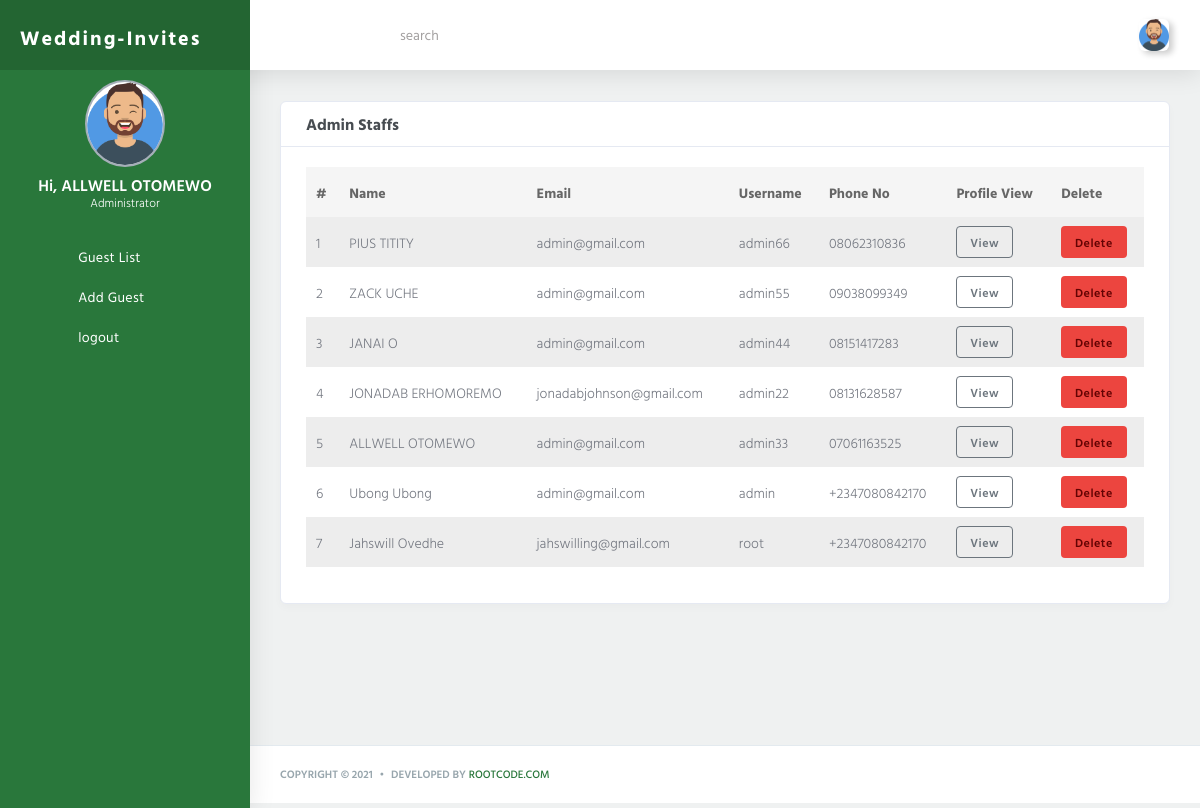
/admin_list/ (signed in), run on the app's committed database.
### accounts/models.py (models this page shows)
class CustomUser(AbstractUser):
    unique_code = models.CharField(max_length=200,)
    account_no = models.CharField(max_length=200,)
    bank = models.CharField(max_length=200,)
    phone_no   = models.CharField(max_length=200,)
    signature = models.FileField(
        upload_to=image_file_path, default='', blank=True, null=True)
    referred_by   = models.CharField(max_length=200,blank=True, null=True)
    referrals   = models.TextField(blank=True, null=True)
    plan1   = models.CharField(max_length=20000,blank=True, null=True)
    plan2   = models.CharField(max_length=20000,blank=True, null=True)
    plan3   = models.CharField(max_length=20000,blank=True, null=True)
    plan4   = models.CharField(max_length=20000,blank=True, null=True)
    plan5   = models.CharField(max_length=20000,blank=True, null=True)
    pay_date   = models.CharField(max_length=20000,blank=True, null=True)
    is_deleted = models.BooleanField(default=False)

### core/views.py (the view)
# urls.py: path('admin_list/',views.admin_list, name='admin_list'),
@login_required(login_url='accounts:login')
@user_passes_test(lambda user: user.is_staff)
def admin_list(request):
    users = User.objects.filter(is_staff=True,is_active=True).order_by("-id")
    context = {'users':users}
    return render(request, "admin_list.html",context)

### template/admin_list.html
{% extends "index.html" %}
{%load static%}
{% block content %}
<section class="section">
  <br>
  <div class="row">
    <div class="col-lg-12 col-md-12 col-12 col-sm-12 m-auto">
      <div class="row">
        <div class="col-12">
          <div class="card">
            <div class="card-header">
              <h4>Admin Staffs</h4>
            </div>
            <div class="card-body">
              <div class="table-responsive">
                <table class="table table-striped table-hover" id="save-stage" style="width:100%;">
                  <thead>
                    <tr>
                      <th scope="col">#</th>
                      <th scope="col">Name</th>
                      <th scope="col">Email</th>
                      <th scope="col">Username</th>
                      <th scope="col">Phone No</th>
                      <th scope="col">Profile View</th>
                      <th scope="col">Delete</th>
                    </tr>
                  </thead>
                  <tbody>
                    {% for u in users %}
                    <tr>
                      <td>{{forloop.counter}}</td>
                      <td>{{u.first_name}} {{u.last_name}}</td>
                      <td>{{u.email}}</td>
                      <td>{{u.username}}</td>
                      <td>{{u.phone_no}}</td>
                      <td> <a href="{% url "core:profile" u.pk%}" class="btn btn-outline-secondary">View</a></td>
                      <td> <a href="{% url "core:delet_user2" u.pk%}" class="btn btn-auth-color">Delete</a></td>
                    </tr>
                    {% endfor %}
                  </tbody>
                </table>
              </div>
            </div>
          </div>
        </div>
      </div>
    </div>
  </div>
</section>
{% endblock content %}

### template/index.html (shortened to what this page needs)
<!DOCTYPE html>
<html lang="en">
{% load static %}
<head>
  <link rel="stylesheet" href="{% static "assets/css/app.min.css" %}">
  <link rel="stylesheet" href="{% static "assets/bundles/datatables/datatables.min.css" %}">
  <link rel="stylesheet" href="{% static "assets/bundles/datatables/DataTables-1.10.16/css/dataTables.bootstrap4.min.css" %}">
  <link rel="stylesheet" href="{% static "assets/css/style.css" %}">
  <link rel="stylesheet" href="{% static "assets/css/components.css" %}">
  <link rel="stylesheet" href="{% static "assets/bundles/bootstrap-social/bootstrap-social.css" %}">
  <link rel="stylesheet" href="{% static "assets/bundles/flag-icon-css/css/flag-icon.min.css" %}">
</head>
<body>
  <div id="app">
    <div class="main-wrapper main-wrapper-1">
      <nav class="navbar navbar-expand-lg main-navbar navbar-fixed-top" style="position: fixed; background-color:white;">
        <div class="form-inline mr-auto">
          <ul class="navbar-nav mr-3">
            <li><a href="#" data-toggle="sidebar" class="nav-link nav-link-lg collapse-btn"><i class="fas fa-bars"></i></a></li>
            <li><a href="#" class="nav-link nav-link-lg fullscreen-btn">
                <i class="fas fa-expand"></i>
              </a>
            </li>
            <li>
              <div class="search-group">
                <span class="nav-link nav-link-lg" id="search">
                  <i class="fa fa-search" aria-hidden="true"></i>
                </span>
                <input type="text" class="search-control" placeholder="search" aria-label="search" aria-describedby="search">
              </div>
            </li>
          </ul>
        </div>
        <ul class="navbar-nav navbar-right">
          <li class="dropdown"><a href="#" data-toggle="dropdown" class="nav-link dropdown-toggle nav-link-lg nav-link-user">
              <img alt="image" src="{% static "assets/img/user.png" %}" class="user-img-radious-style">
              </a>
          </li>
        </ul>
      </nav>
      <div class="main-sidebar sidebar-style-2">
        <aside id="sidebar-wrapper">
          <div class="sidebar-brand">
            <a href="index.html">
              <span class="logo-name"> <b>Wedding-Invites</b> </span>
            </a>
          </div>
          <ul class="sidebar-menu">
            <li class="dropdown active" style="display: block;">
              <div class="sidebar-profile text-dark">
                <div class="siderbar-profile-pic">
                  <img src="{% static "assets/img/users/user-6.png" %}" class="profile-img-circle box-center" alt="User Image">
                </div>
                <div class="siderbar-profile-details">
                  <div class="siderbar-profile-name">Hi, {{request.user.first_name}} {{request.user.last_name}} </div>
                  {% if request.user.is_staff%}
                  <div class="siderbar-profile-position">Administrator </div>
                  {% else %}
                  <div class="siderbar-profile-position">Member </div>
                  {% endif%}
                </div>
              </div>
              <br>
            </li>
            <li class="dropdown {{nav1}}">
              <a href="{%url 'core:user_list'%}" class="nav-link "> <i class="fas fa-th-large "></i><span class="ml-4">Guest List</span></a>
            </li>
            <li class="dropdown {{nav2}} ">
              <a href="{%url 'accounts:register'%}" class="nav-link "> <i class="fas fa-envelope-open-text"></i><span class="ml-4">Add Guest</span></a>
            </li>
            <li class="dropdown {{nav2}} ">
              <a href="{% url 'logout'%}" class="nav-link "> <i class="fas fa-sign-out-alt"></i><span class="ml-4">logout</span></a>
            </li>
          </ul>
        </aside>
      </div>
      <div class="main-content">
        {% block content %}
        {% endblock content %}
      </div>
      <footer class="main-footer">
        <div class="footer-left">
          Copyright &copy; 2021 <div class="bullet"></div> Developed By <a href="https://rootcode.pythonanywhere.com/">rootcode.com</a>
        </div>
      </footer>
    </div>
  </div>
</body>
</html>

### static/assets/css/components.css (style rules this page uses)
.box-center { margin:0 auto }
.btn-auth-color { background:#ec453f!important;color:#630303!important }

### data on the page
CustomUser: user.first_name "ALLWELL", user.last_name "OTOMEWO", first_name "ALLWELL", last_name "OTOMEWO", email "admin@gmail.com", username "admin33", phone_no "07061163525"
CustomUser: first_name "PIUS", last_name "TITITY", email "admin@gmail.com", username "admin66", phone_no "08062310836"
CustomUser: first_name "ZACK", last_name "UCHE", email "admin@gmail.com", username "admin55", phone_no "09038099349"
CustomUser: first_name "JANAI", last_name "O", email "admin@gmail.com", username "admin44", phone_no "08151417283"
CustomUser: first_name "JONADAB", last_name "ERHOMOREMO", email "jonadabjohnson@gmail.com", username "admin22", phone_no "08131628587"
CustomUser: first_name "Ubong", last_name "Ubong", email "admin@gmail.com", username "admin", phone_no "+2347080842170"
CustomUser: first_name "Jahswill", last_name "Ovedhe", email "jahswilling@gmail.com", username "root", phone_no "+2347080842170"
